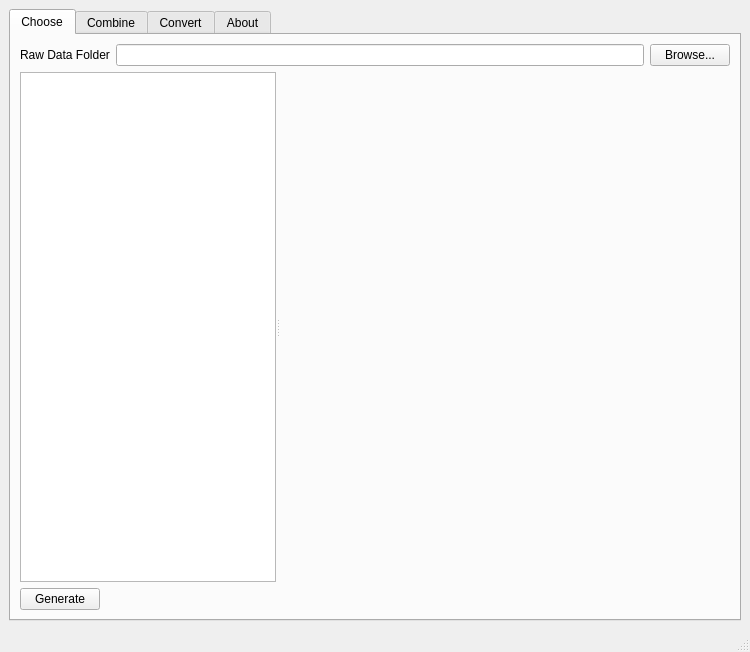
<?xml version="1.0" encoding="UTF-8"?>
<ui version="4.0">
 <class>RrsProcessor</class>
 <widget class="QMainWindow" name="RrsProcessor">
  <property name="geometry">
   <rect>
    <x>0</x>
    <y>0</y>
    <width>750</width>
    <height>652</height>
   </rect>
  </property>
  <property name="windowTitle">
   <string>Radiometer Processor</string>
  </property>
  <widget class="QWidget" name="centralwidget">
   <layout class="QVBoxLayout" name="verticalLayout">
    <item>
     <widget class="QTabWidget" name="tabWidget">
      <property name="currentIndex">
       <number>0</number>
      </property>
      <widget class="QWidget" name="tab">
       <attribute name="title">
        <string>Choose</string>
       </attribute>
       <layout class="QVBoxLayout" name="verticalLayout_2">
        <item>
         <layout class="QVBoxLayout" name="toolbar_cont"/>
        </item>
        <item>
         <layout class="QGridLayout" name="gridLayout">
          <item row="0" column="0">
           <widget class="QLabel" name="label_10">
            <property name="text">
             <string>Raw Data Folder</string>
            </property>
           </widget>
          </item>
          <item row="0" column="1">
           <widget class="QLineEdit" name="raw_data_folder_le">
            <property name="sizePolicy">
             <sizepolicy hsizetype="Expanding" vsizetype="Fixed">
              <horstretch>0</horstretch>
              <verstretch>0</verstretch>
             </sizepolicy>
            </property>
           </widget>
          </item>
          <item row="0" column="2">
           <widget class="QPushButton" name="raw_data_folder_btn">
            <property name="sizePolicy">
             <sizepolicy hsizetype="Fixed" vsizetype="Fixed">
              <horstretch>0</horstretch>
              <verstretch>0</verstretch>
             </sizepolicy>
            </property>
            <property name="text">
             <string>Browse...</string>
            </property>
           </widget>
          </item>
         </layout>
        </item>
        <item>
         <widget class="QSplitter" name="splitter">
          <property name="orientation">
           <enum>Qt::Horizontal</enum>
          </property>
          <widget class="QTreeWidget" name="raw_tree">
           <property name="sizePolicy">
            <sizepolicy hsizetype="Expanding" vsizetype="Expanding">
             <horstretch>0</horstretch>
             <verstretch>0</verstretch>
            </sizepolicy>
           </property>
           <property name="minimumSize">
            <size>
             <width>10</width>
             <height>0</height>
            </size>
           </property>
           <attribute name="headerVisible">
            <bool>false</bool>
           </attribute>
           <column>
            <property name="text">
             <string notr="true">1</string>
            </property>
           </column>
          </widget>
          <widget class="QWidget" name="plot_widget_cont" native="true">
           <property name="sizePolicy">
            <sizepolicy hsizetype="Expanding" vsizetype="Expanding">
             <horstretch>255</horstretch>
             <verstretch>100</verstretch>
            </sizepolicy>
           </property>
           <property name="minimumSize">
            <size>
             <width>152</width>
             <height>0</height>
            </size>
           </property>
           <layout class="QVBoxLayout" name="verticalLayout_4">
            <item>
             <layout class="QVBoxLayout" name="plot_layout"/>
            </item>
           </layout>
          </widget>
         </widget>
        </item>
        <item>
         <layout class="QHBoxLayout" name="horizontalLayout">
          <item>
           <widget class="QPushButton" name="generate_btn">
            <property name="text">
             <string>Generate</string>
            </property>
           </widget>
          </item>
          <item>
           <spacer name="horizontalSpacer">
            <property name="orientation">
             <enum>Qt::Horizontal</enum>
            </property>
            <property name="sizeHint" stdset="0">
             <size>
              <width>40</width>
              <height>20</height>
             </size>
            </property>
           </spacer>
          </item>
         </layout>
        </item>
       </layout>
      </widget>
      <widget class="QWidget" name="tab_2">
       <attribute name="title">
        <string>Combine</string>
       </attribute>
       <layout class="QVBoxLayout" name="verticalLayout_3">
        <item>
         <layout class="QGridLayout" name="gridLayout_2">
          <item row="0" column="0">
           <widget class="QLabel" name="label_11">
            <property name="text">
             <string>Folder</string>
            </property>
           </widget>
          </item>
          <item row="0" column="1">
           <widget class="QLineEdit" name="combine_folder_le">
            <property name="sizePolicy">
             <sizepolicy hsizetype="Expanding" vsizetype="Fixed">
              <horstretch>0</horstretch>
              <verstretch>0</verstretch>
             </sizepolicy>
            </property>
           </widget>
          </item>
          <item row="0" column="2">
           <widget class="QPushButton" name="combine_folder_btn">
            <property name="sizePolicy">
             <sizepolicy hsizetype="Fixed" vsizetype="Fixed">
              <horstretch>0</horstretch>
              <verstretch>0</verstretch>
             </sizepolicy>
            </property>
            <property name="text">
             <string>Browse...</string>
            </property>
           </widget>
          </item>
         </layout>
        </item>
        <item>
         <widget class="QTreeWidget" name="combine_tree">
          <property name="sizePolicy">
           <sizepolicy hsizetype="Expanding" vsizetype="Expanding">
            <horstretch>0</horstretch>
            <verstretch>0</verstretch>
           </sizepolicy>
          </property>
          <property name="minimumSize">
           <size>
            <width>10</width>
            <height>0</height>
           </size>
          </property>
          <attribute name="headerVisible">
           <bool>false</bool>
          </attribute>
          <column>
           <property name="text">
            <string notr="true">1</string>
           </property>
          </column>
         </widget>
        </item>
        <item>
         <layout class="QHBoxLayout" name="horizontalLayout_3">
          <item>
           <widget class="QLabel" name="label_12">
            <property name="text">
             <string>Output File</string>
            </property>
           </widget>
          </item>
          <item>
           <widget class="QLineEdit" name="combine_output_le">
            <property name="sizePolicy">
             <sizepolicy hsizetype="Expanding" vsizetype="Fixed">
              <horstretch>0</horstretch>
              <verstretch>0</verstretch>
             </sizepolicy>
            </property>
           </widget>
          </item>
          <item>
           <widget class="QPushButton" name="combine_output_btn">
            <property name="sizePolicy">
             <sizepolicy hsizetype="Fixed" vsizetype="Fixed">
              <horstretch>0</horstretch>
              <verstretch>0</verstretch>
             </sizepolicy>
            </property>
            <property name="text">
             <string>Browse...</string>
            </property>
           </widget>
          </item>
         </layout>
        </item>
        <item>
         <layout class="QHBoxLayout" name="horizontalLayout_2">
          <item>
           <widget class="QPushButton" name="combine_btn">
            <property name="text">
             <string>Combine</string>
            </property>
           </widget>
          </item>
          <item>
           <spacer name="horizontalSpacer_2">
            <property name="orientation">
             <enum>Qt::Horizontal</enum>
            </property>
            <property name="sizeHint" stdset="0">
             <size>
              <width>40</width>
              <height>20</height>
             </size>
            </property>
           </spacer>
          </item>
         </layout>
        </item>
       </layout>
      </widget>
      <widget class="QWidget" name="tab_3">
       <attribute name="title">
        <string>Convert</string>
       </attribute>
       <layout class="QGridLayout" name="gridLayout_3">
        <item row="5" column="0">
         <widget class="QLabel" name="label_15">
          <property name="text">
           <string>Output file path</string>
          </property>
         </widget>
        </item>
        <item row="5" column="2">
         <widget class="QPushButton" name="converted_rrs_btn">
          <property name="sizePolicy">
           <sizepolicy hsizetype="Fixed" vsizetype="Fixed">
            <horstretch>0</horstretch>
            <verstretch>0</verstretch>
           </sizepolicy>
          </property>
          <property name="text">
           <string>Browse...</string>
          </property>
         </widget>
        </item>
        <item row="3" column="0">
         <widget class="QLabel" name="label_14">
          <property name="text">
           <string>Sites reflectance file path</string>
          </property>
         </widget>
        </item>
        <item row="4" column="0">
         <widget class="QLabel" name="label_2">
          <property name="text">
           <string>E.g</string>
          </property>
         </widget>
        </item>
        <item row="4" column="1" colspan="2">
         <widget class="QTableWidget" name="tableWidget_2">
          <property name="sizePolicy">
           <sizepolicy hsizetype="Minimum" vsizetype="Minimum">
            <horstretch>0</horstretch>
            <verstretch>0</verstretch>
           </sizepolicy>
          </property>
          <property name="editTriggers">
           <set>QAbstractItemView::NoEditTriggers</set>
          </property>
          <property name="showDropIndicator" stdset="0">
           <bool>false</bool>
          </property>
          <property name="selectionMode">
           <enum>QAbstractItemView::NoSelection</enum>
          </property>
          <property name="cornerButtonEnabled">
           <bool>false</bool>
          </property>
          <row>
           <property name="text">
            <string>1</string>
           </property>
          </row>
          <row>
           <property name="text">
            <string>2</string>
           </property>
          </row>
          <row>
           <property name="text">
            <string>3</string>
           </property>
          </row>
          <column>
           <property name="text">
            <string>wavelength</string>
           </property>
          </column>
          <column>
           <property name="text">
            <string>site_name1</string>
           </property>
          </column>
          <column>
           <property name="text">
            <string>site_name2</string>
           </property>
          </column>
          <column>
           <property name="text">
            <string>site_name3</string>
           </property>
          </column>
          <column>
           <property name="text">
            <string>...</string>
           </property>
          </column>
          <item row="0" column="0">
           <property name="text">
            <string>400</string>
           </property>
          </item>
          <item row="1" column="0">
           <property name="text">
            <string>401</string>
           </property>
          </item>
          <item row="2" column="0">
           <property name="text">
            <string>402</string>
           </property>
          </item>
         </widget>
        </item>
        <item row="1" column="0">
         <widget class="QLabel" name="label">
          <property name="text">
           <string>E.g</string>
          </property>
         </widget>
        </item>
        <item row="3" column="1">
         <widget class="QLineEdit" name="site_rrs_le">
          <property name="sizePolicy">
           <sizepolicy hsizetype="Expanding" vsizetype="Fixed">
            <horstretch>0</horstretch>
            <verstretch>0</verstretch>
           </sizepolicy>
          </property>
         </widget>
        </item>
        <item row="0" column="1">
         <widget class="QLineEdit" name="srf_le">
          <property name="sizePolicy">
           <sizepolicy hsizetype="Expanding" vsizetype="Fixed">
            <horstretch>0</horstretch>
            <verstretch>0</verstretch>
           </sizepolicy>
          </property>
         </widget>
        </item>
        <item row="1" column="1" colspan="2">
         <widget class="QTableWidget" name="tableWidget">
          <property name="sizePolicy">
           <sizepolicy hsizetype="Minimum" vsizetype="Minimum">
            <horstretch>0</horstretch>
            <verstretch>0</verstretch>
           </sizepolicy>
          </property>
          <property name="editTriggers">
           <set>QAbstractItemView::NoEditTriggers</set>
          </property>
          <property name="showDropIndicator" stdset="0">
           <bool>false</bool>
          </property>
          <property name="selectionMode">
           <enum>QAbstractItemView::NoSelection</enum>
          </property>
          <property name="cornerButtonEnabled">
           <bool>false</bool>
          </property>
          <row>
           <property name="text">
            <string>1</string>
           </property>
          </row>
          <row>
           <property name="text">
            <string>2</string>
           </property>
          </row>
          <row>
           <property name="text">
            <string>3</string>
           </property>
          </row>
          <column>
           <property name="text">
            <string>wavelength</string>
           </property>
          </column>
          <column>
           <property name="text">
            <string>band_name1</string>
           </property>
          </column>
          <column>
           <property name="text">
            <string>band_name2</string>
           </property>
          </column>
          <column>
           <property name="text">
            <string>band_name3</string>
           </property>
          </column>
          <column>
           <property name="text">
            <string>...</string>
           </property>
          </column>
          <item row="0" column="0">
           <property name="text">
            <string>400</string>
           </property>
          </item>
          <item row="1" column="0">
           <property name="text">
            <string>401</string>
           </property>
          </item>
          <item row="2" column="0">
           <property name="text">
            <string>402</string>
           </property>
          </item>
         </widget>
        </item>
        <item row="0" column="0">
         <widget class="QLabel" name="label_13">
          <property name="text">
           <string>Spectral response file path</string>
          </property>
         </widget>
        </item>
        <item row="0" column="2">
         <widget class="QPushButton" name="srf_btn">
          <property name="sizePolicy">
           <sizepolicy hsizetype="Fixed" vsizetype="Fixed">
            <horstretch>0</horstretch>
            <verstretch>0</verstretch>
           </sizepolicy>
          </property>
          <property name="text">
           <string>Browse...</string>
          </property>
         </widget>
        </item>
        <item row="3" column="2">
         <widget class="QPushButton" name="site_rrs_btn">
          <property name="sizePolicy">
           <sizepolicy hsizetype="Fixed" vsizetype="Fixed">
            <horstretch>0</horstretch>
            <verstretch>0</verstretch>
           </sizepolicy>
          </property>
          <property name="text">
           <string>Browse...</string>
          </property>
         </widget>
        </item>
        <item row="5" column="1">
         <widget class="QLineEdit" name="converted_rrs_le">
          <property name="sizePolicy">
           <sizepolicy hsizetype="Expanding" vsizetype="Fixed">
            <horstretch>0</horstretch>
            <verstretch>0</verstretch>
           </sizepolicy>
          </property>
         </widget>
        </item>
        <item row="6" column="0">
         <widget class="QPushButton" name="convert_rrs_btn">
          <property name="sizePolicy">
           <sizepolicy hsizetype="Fixed" vsizetype="Fixed">
            <horstretch>0</horstretch>
            <verstretch>0</verstretch>
           </sizepolicy>
          </property>
          <property name="text">
           <string>Convert</string>
          </property>
         </widget>
        </item>
       </layout>
      </widget>
      <widget class="QWidget" name="tab_4">
       <attribute name="title">
        <string>About</string>
       </attribute>
       <layout class="QVBoxLayout" name="verticalLayout_5">
        <item>
         <widget class="QTextEdit" name="textEdit">
          <property name="html">
           <string>&lt;!DOCTYPE HTML PUBLIC &quot;-//W3C//DTD HTML 4.0//EN&quot; &quot;http://www.w3.org/TR/REC-html40/strict.dtd&quot;&gt;
&lt;html&gt;&lt;head&gt;&lt;meta name=&quot;qrichtext&quot; content=&quot;1&quot; /&gt;&lt;style type=&quot;text/css&quot;&gt;
p, li { white-space: pre-wrap; }
&lt;/style&gt;&lt;/head&gt;&lt;body style=&quot; font-family:'MS Shell Dlg 2'; font-size:7.8pt; font-weight:400; font-style:normal;&quot;&gt;
&lt;p align=&quot;center&quot; style=&quot; margin-top:0px; margin-bottom:0px; margin-left:0px; margin-right:0px; -qt-block-indent:0; text-indent:0px;&quot;&gt;&lt;span style=&quot; font-size:12pt; font-weight:600;&quot;&gt;Radiometer Processor&lt;/span&gt;&lt;/p&gt;
&lt;p align=&quot;center&quot; style=&quot; margin-top:0px; margin-bottom:0px; margin-left:0px; margin-right:0px; -qt-block-indent:0; text-indent:0px;&quot;&gt;&lt;span style=&quot; font-size:11pt;&quot;&gt;Version 1.0.0 beta&lt;/span&gt;&lt;/p&gt;
&lt;p style=&quot;-qt-paragraph-type:empty; margin-top:0px; margin-bottom:0px; margin-left:0px; margin-right:0px; -qt-block-indent:0; text-indent:0px; font-size:12pt;&quot;&gt;&lt;br /&gt;&lt;/p&gt;
&lt;p style=&quot; margin-top:0px; margin-bottom:0px; margin-left:0px; margin-right:0px; -qt-block-indent:0; text-indent:0px;&quot;&gt;&lt;span style=&quot; font-size:8pt;&quot;&gt;Processess radiometer data from raw data to site based reflectance data. It can help apply spectral response function to the radiometer data. &lt;/span&gt;&lt;/p&gt;
&lt;p style=&quot;-qt-paragraph-type:empty; margin-top:0px; margin-bottom:0px; margin-left:0px; margin-right:0px; -qt-block-indent:0; text-indent:0px; font-size:8pt;&quot;&gt;&lt;br /&gt;&lt;/p&gt;
&lt;p style=&quot;-qt-paragraph-type:empty; margin-top:0px; margin-bottom:0px; margin-left:0px; margin-right:0px; -qt-block-indent:0; text-indent:0px; font-size:8pt;&quot;&gt;&lt;br /&gt;&lt;/p&gt;
&lt;p style=&quot; margin-top:0px; margin-bottom:0px; margin-left:0px; margin-right:0px; -qt-block-indent:0; text-indent:0px;&quot;&gt;&lt;span style=&quot; font-size:8pt; font-weight:600;&quot;&gt;Author&lt;/span&gt;&lt;span style=&quot; font-size:8pt;&quot;&gt;: Wondimagegn Tesfaye Beshah (&lt;/span&gt;&lt;a href=&quot;mailto:wondim81@gmail.com&quot;&gt;&lt;span style=&quot; font-size:8pt; text-decoration: underline; color:#0000ff;&quot;&gt;wondim81@gmail.com&lt;/span&gt;&lt;/a&gt;&lt;span style=&quot; font-size:8pt;&quot;&gt;).  &lt;/span&gt;&lt;/p&gt;
&lt;p style=&quot;-qt-paragraph-type:empty; margin-top:0px; margin-bottom:0px; margin-left:0px; margin-right:0px; -qt-block-indent:0; text-indent:0px; font-size:8pt;&quot;&gt;&lt;br /&gt;&lt;/p&gt;
&lt;p style=&quot; margin-top:0px; margin-bottom:0px; margin-left:0px; margin-right:0px; -qt-block-indent:0; text-indent:0px;&quot;&gt;&lt;span style=&quot; font-size:8pt;&quot;&gt;It is a free software under G&lt;/span&gt;&lt;a href=&quot;https://github.com/wondie/sensors_bridge/blob/master/LICENSE&quot;&gt;&lt;span style=&quot; font-size:8pt; text-decoration: underline; color:#0000ff;&quot;&gt;NU General Public License 3&lt;/span&gt;&lt;/a&gt;&lt;span style=&quot; font-size:8pt;&quot;&gt;.&lt;/span&gt;&lt;/p&gt;
&lt;p style=&quot;-qt-paragraph-type:empty; margin-top:0px; margin-bottom:0px; margin-left:0px; margin-right:0px; -qt-block-indent:0; text-indent:0px; font-size:8pt;&quot;&gt;&lt;br /&gt;&lt;/p&gt;
&lt;p style=&quot; margin-top:0px; margin-bottom:0px; margin-left:0px; margin-right:0px; -qt-block-indent:0; text-indent:0px;&quot;&gt;&lt;span style=&quot; font-size:8pt;&quot;&gt;Unauthorized copying of this file and software as a whole, via any medium is strictly prohibited.&lt;/span&gt;&lt;/p&gt;
&lt;p style=&quot; margin-top:0px; margin-bottom:0px; margin-left:0px; margin-right:0px; -qt-block-indent:0; text-indent:0px;&quot;&gt;&lt;span style=&quot; font-size:8pt;&quot;&gt;Proprietary and confidential&lt;/span&gt;&lt;/p&gt;
&lt;p style=&quot;-qt-paragraph-type:empty; margin-top:0px; margin-bottom:0px; margin-left:0px; margin-right:0px; -qt-block-indent:0; text-indent:0px; font-size:8pt;&quot;&gt;&lt;br /&gt;&lt;/p&gt;
&lt;p style=&quot; margin-top:0px; margin-bottom:0px; margin-left:0px; margin-right:0px; -qt-block-indent:0; text-indent:0px;&quot;&gt;&lt;span style=&quot; font-size:8pt;&quot;&gt;Copyright © 2021 Wondimagegn Tesfaye Beshah. All rights reserved.&lt;/span&gt;&lt;/p&gt;&lt;/body&gt;&lt;/html&gt;</string>
          </property>
         </widget>
        </item>
       </layout>
      </widget>
     </widget>
    </item>
   </layout>
  </widget>
  <widget class="QMenuBar" name="menubar">
   <property name="geometry">
    <rect>
     <x>0</x>
     <y>0</y>
     <width>750</width>
     <height>26</height>
    </rect>
   </property>
  </widget>
  <widget class="QStatusBar" name="statusbar"/>
 </widget>
 <resources/>
 <connections/>
</ui>
